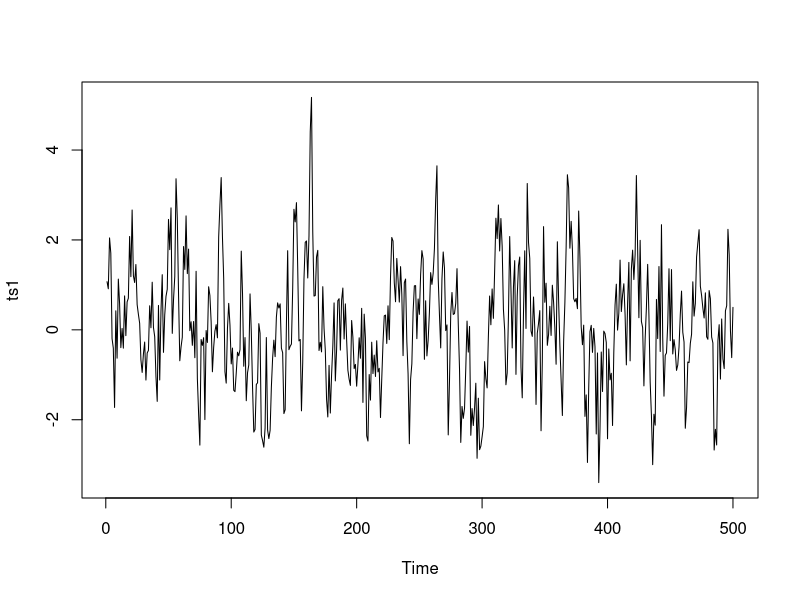
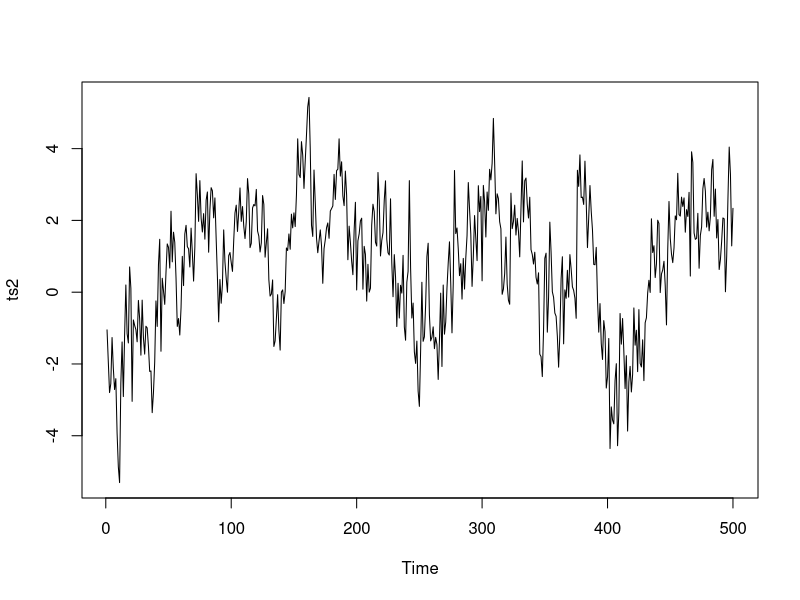
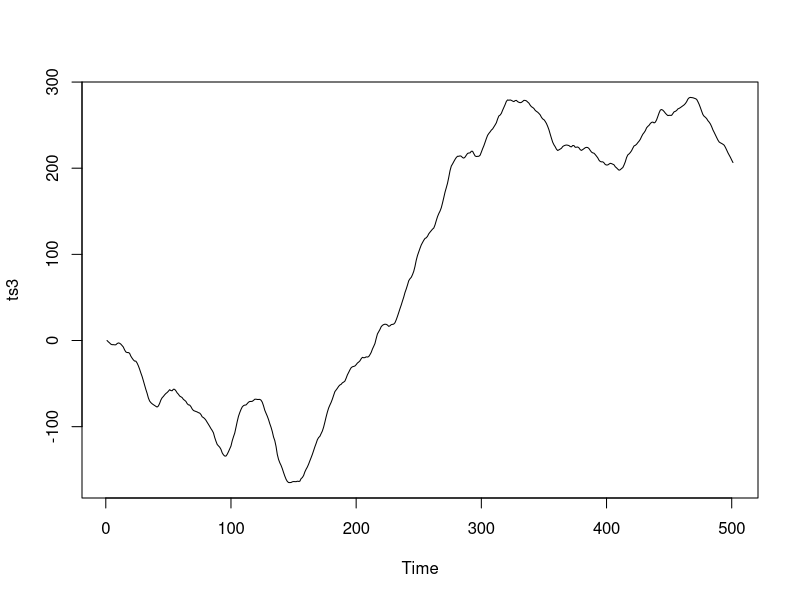
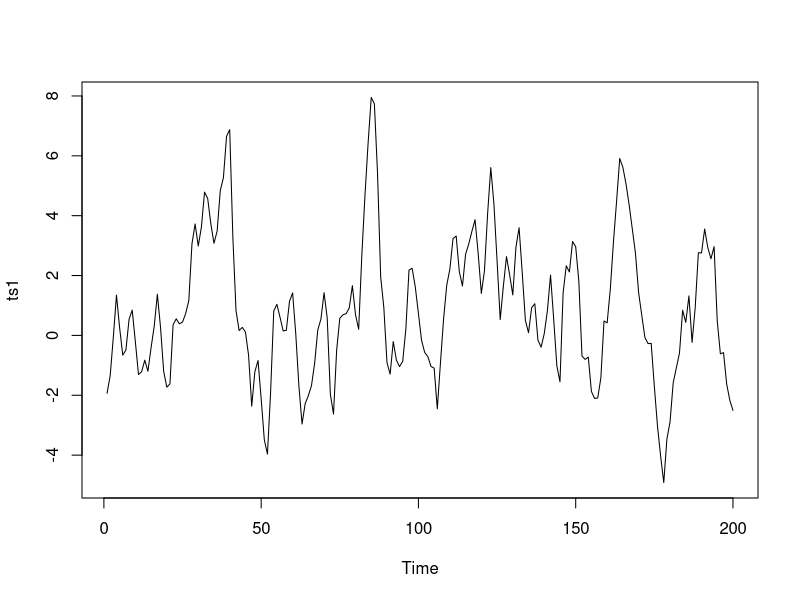
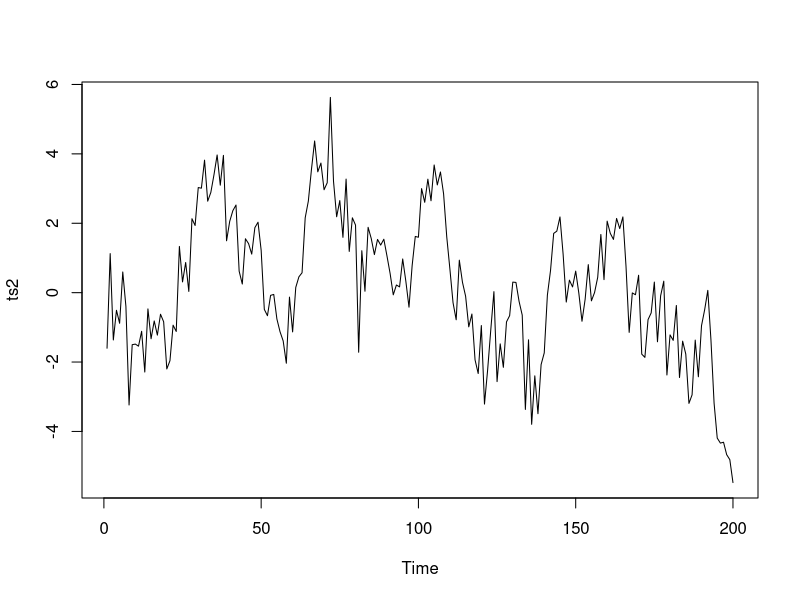
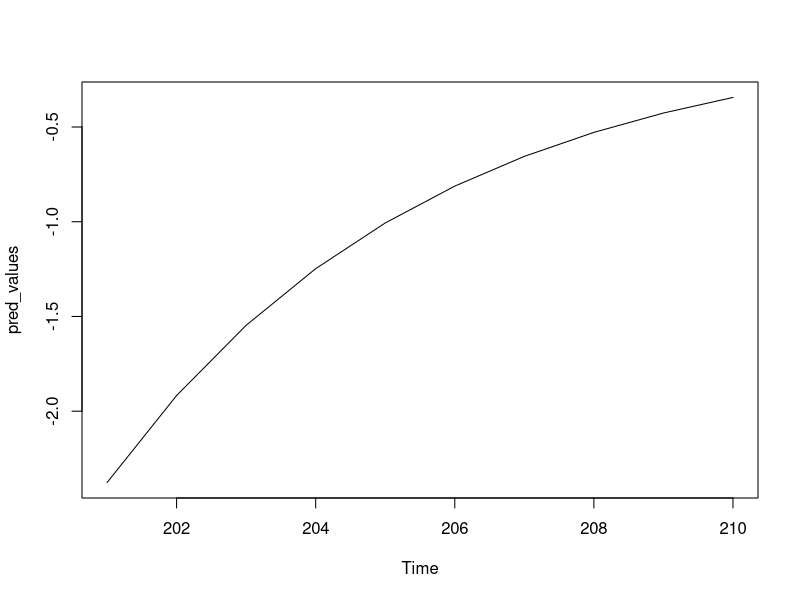
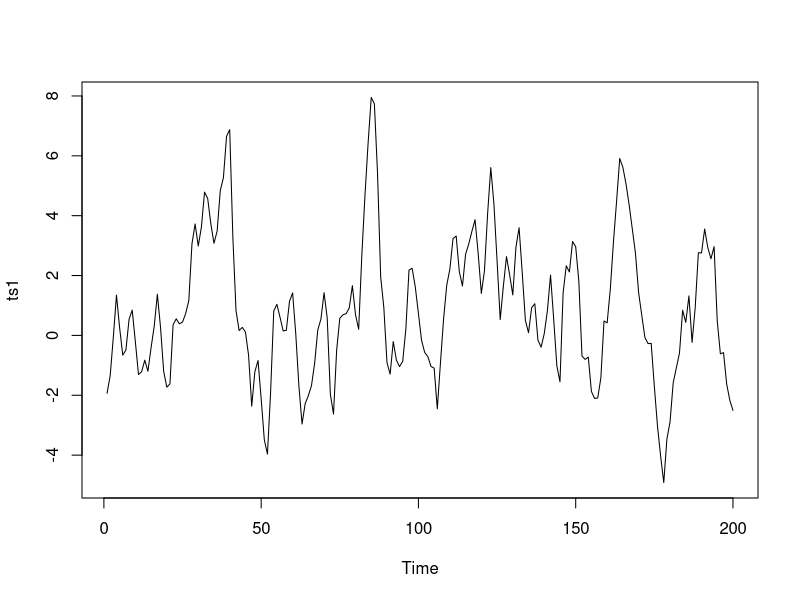
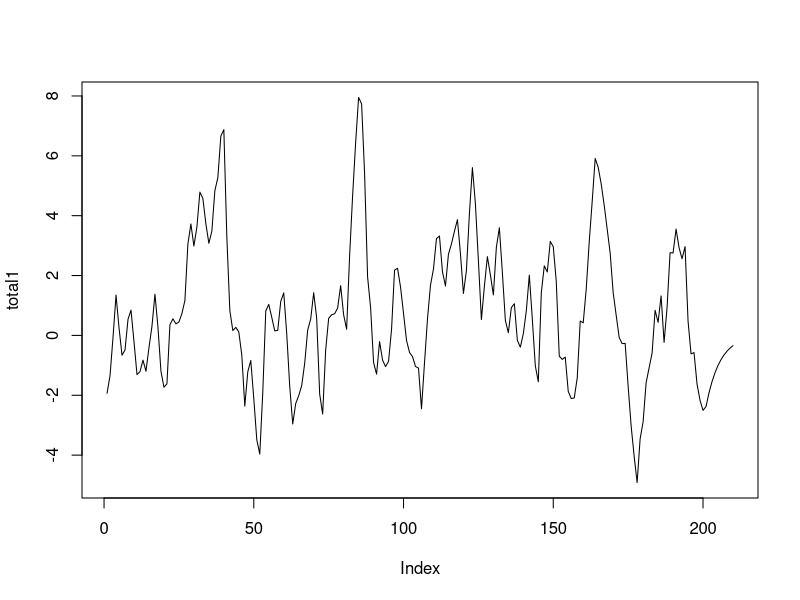

These charts were generated, in order, by the following R code:
# Tutorial week 4 
# Week 4 Question 1

# Simmulate AR(p) processes

# AR(1): the coefficient of AR(1) should be in the range of (-1, 1)

ts1 <- arima.sim(model = list(order = c(1,0,0), ar = c(0.6)), n = 500)
plot(ts1, type = 'l')

# ar.ols
ar.ols(ts1, aic = TRUE)

# ar.yw
ar.yw(ts1)

# ar.mle
ar.mle(ts1)

# If you have questions, ask R for them!
?arima

# AR(3) model
# Generate an AR(3) model: be careful about the coefficient values:
ts2 = arima.sim(model = list(order = c(3,0,0), ar = c(0.6, 0.1, 0.2)), n = 500)
plot(ts2, type = 'l')

# Use ar.ols to estimate
ar.ols(ts2, order.max = 3)

# Use similar ways for yw and mle:
ar.yw(ts2)

ar.mle(ts2)

# arima function
# Generate an ARIMA(p,d,q)
ts3 = arima.sim(model = list(order = c(3,1,1), ar = c(0.6, 0.1, 0.2), ma = c(0.6)), n = 500)
plot(ts3, type = 'l')

arima(ts3)
arima(ts3, order = c(3,1,1))

# Tutorial 4 Q1 part 2
lh.arima <- arima(lh, order = c(3,0,3))
lh.arima

# Tutorial 5 Q1
ts1 <- arima.sim(200, model = list(order = c(1, 0, 1), ar = c(0.8), ma = c(0.6)))
ts2 <- arima.sim(200, model = list(order = c(2,0,0), ar = c(0.5, 0.4)))
plot(ts1)
plot(ts2)

# model estimation
model_1 = arima(ts1, order = c(1,0,1), include.mean = FALSE)
model_1

# predict() function to predict
ts1_fore = predict(model_1, n.ahead = 10)
# ts1_fore is a list, not a vector of value
# transform the list into values
pred_values = ts1_fore$pred
pred_values
plot(pred_values)

# append the predicted values to original ts1
total1 = append(ts1, pred_values)
length(total1)
plot(ts1)
plot(total1,type = 'l')


ts2 <- arima.sim(200, model = list(order = c(2,0,0), ar = c(0.5, 0.4)))
model_2 <- arima(ts2, order = c(2,0,0), include.mean = FALSE)
model_2

ts2_fore = predict(model_2, n.ahead = 10)
pred_values2 = ts2_fore$pred
plot(pred_values2)
total2 = append(ts2, pred_values2)
plot(ts2)
plot(total2, type='l')

# THe longer the prediction period is, not accurate as before

# R script, documentation of function we use


